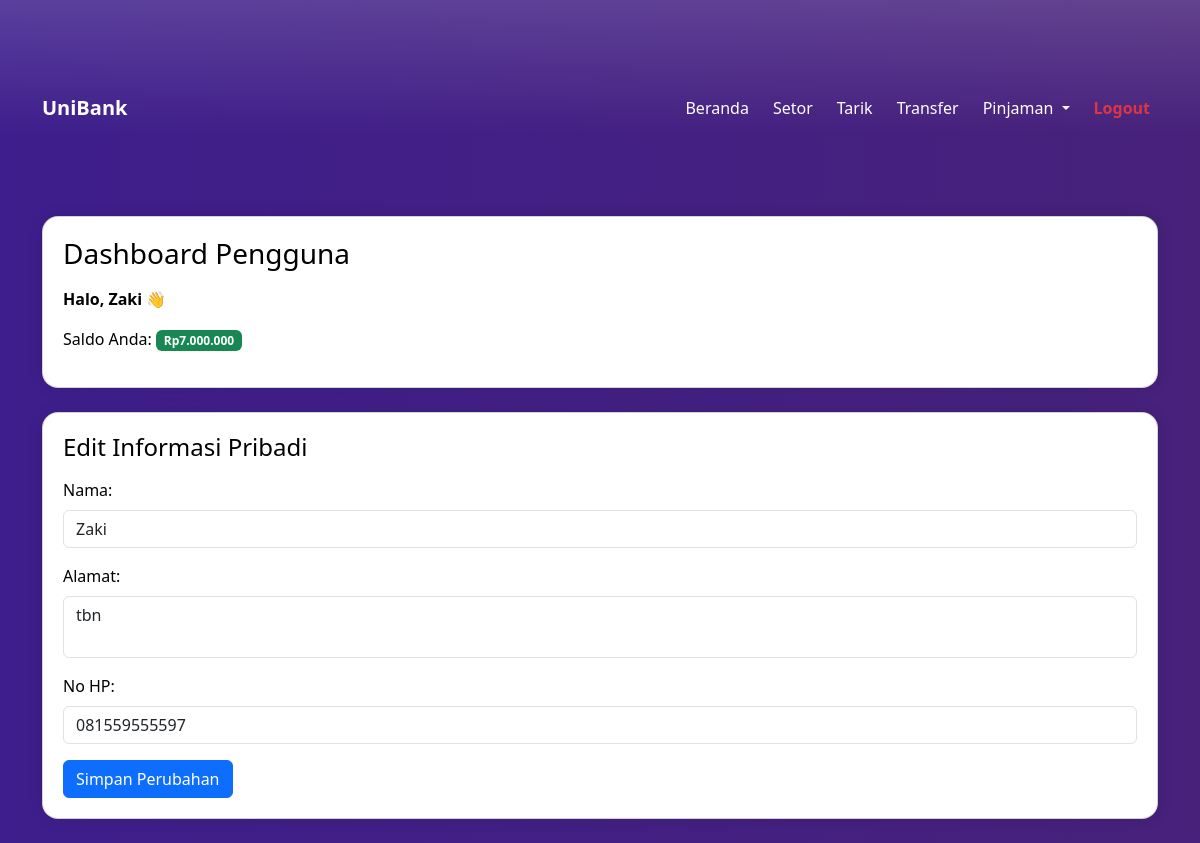
Page /dashboard.php (signed in) on the committed database.
### tables this page shows
CREATE TABLE `akun_nasabah` (
  `id_akun` int(11) NOT NULL,
  `nama` varchar(100) DEFAULT NULL,
  `password` varchar(255) DEFAULT NULL,
  `nik` varchar(20) DEFAULT NULL,
  `alamat` text DEFAULT NULL,
  `no_hp` varchar(15) DEFAULT NULL,
  `jenis_kelamin` enum('Laki-laki','Perempuan') DEFAULT NULL,
  `saldo` decimal(15,2) DEFAULT NULL,
  `status_akun` enum('Aktif','NonAktif') NOT NULL DEFAULT 'Aktif'
);

### dashboard.php (the view, shortened to what this page needs)
<?php
include 'db.php';
$user = $_SESSION['user'];
$id = $user['id_akun'];
$stmt = $conn->prepare("SELECT * FROM akun_nasabah WHERE id_akun = ?");
$stmt->bind_param("i", $id);
$stmt->execute();
$userData = $stmt->get_result()->fetch_assoc();
?>
<!DOCTYPE html>
<html lang="id">
<head>
    <link href="https://cdn.jsdelivr.net/npm/bootstrap@5.3.3/dist/css/bootstrap.min.css" rel="stylesheet">
</head>
<body>
<nav class="navbar navbar-expand-lg navbar-dark bg-gradient sticky-top" style="background: linear-gradient(90deg, #4e2c90, #2c1e60);">
    <div class="container">
        <a class="navbar-brand fw-bold d-flex align-items-center" href="#">
            UniBank
        </a>
        <div class="collapse navbar-collapse justify-content-end" id="navbarNavDropdown">
            <ul class="navbar-nav gap-2">
                <li class="nav-item">
                    <a class="nav-link text-white" href="dashboard.php">Beranda</a>
                </li>
                <li class="nav-item">
                    <a class="nav-link text-white" href="setor.php">Setor</a>
                </li>
                <li class="nav-item">
                    <a class="nav-link text-white" href="tarik.php">Tarik</a>
                </li>
                <li class="nav-item">
                    <a class="nav-link text-white" href="transfer.php">Transfer</a>
                </li>
                <li class="nav-item dropdown">
                    <a class="nav-link dropdown-toggle text-white" href="#" id="navbarDropdown" role="button" data-bs-toggle="dropdown">
                        Pinjaman
                    </a>
                </li>
                <li class="nav-item">
                    <a class="nav-link text-danger fw-bold" href="logout.php">Logout</a>
                </li>
            </ul>
        </div>
    </div>
</nav>
<div class="container">
    <div class="card mb-4">
        <h3 class="mb-3">Dashboard Pengguna</h3>
        <p><strong>Halo, <?= htmlspecialchars($userData['nama']) ?> 👋</strong></p>
        <p>Saldo Anda: <span class="badge bg-success">Rp<?= number_format($userData['saldo'], 0, ',', '.') ?></span></p>
    </div>
    <div class="card mb-4">
        <h4 class="mb-3">Edit Informasi Pribadi</h4>
        <form method="post">
            <div class="mb-3">
                <label for="nama" class="form-label">Nama:</label>
                <input type="text" class="form-control" id="nama" name="nama" value="<?= htmlspecialchars($userData['nama']) ?>" required>
            </div>
            <div class="mb-3">
                <label for="alamat" class="form-label">Alamat:</label>
                <textarea class="form-control" id="alamat" name="alamat" rows="2"><?= htmlspecialchars($userData['alamat']) ?></textarea>
            </div>
            <div class="mb-3">
                <label for="no_hp" class="form-label">No HP:</label>
                <input type="text" class="form-control" id="no_hp" name="no_hp" value="<?= htmlspecialchars($userData['no_hp']) ?>" required pattern="\d{12,}" title="No HP minimal 12 angka">
            </div>
            <button type="submit" class="btn btn-primary">Simpan Perubahan</button>
        </form>
    </div>
</div>
</body>
</html>

### dashboard.php (style rules this page uses)
body { background: linear-gradient(to right, #3e1e8c, #47217a); color: #fff; }
.container { margin-top: 80px; }
.card { background-color: #fff; color: #000; border-radius: 1rem; padding: 20px; box-shadow: 0 0 15px rgba(0,0,0,0.1); }
.navbar-brand { font-weight: bold; }
textarea { resize: none; }

### rows in the picture
akun_nasabah: nama "Zaki", saldo "7.000.000", alamat "tbn", no_hp "081559555597"
